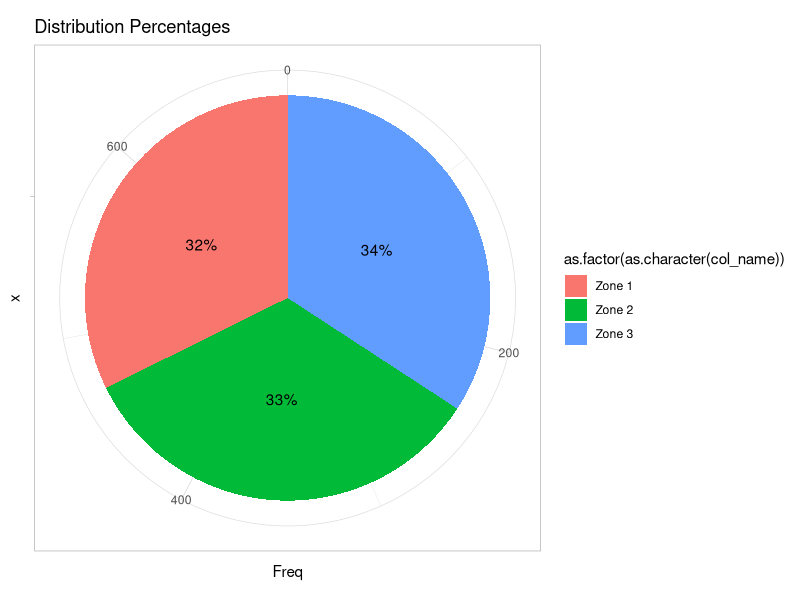
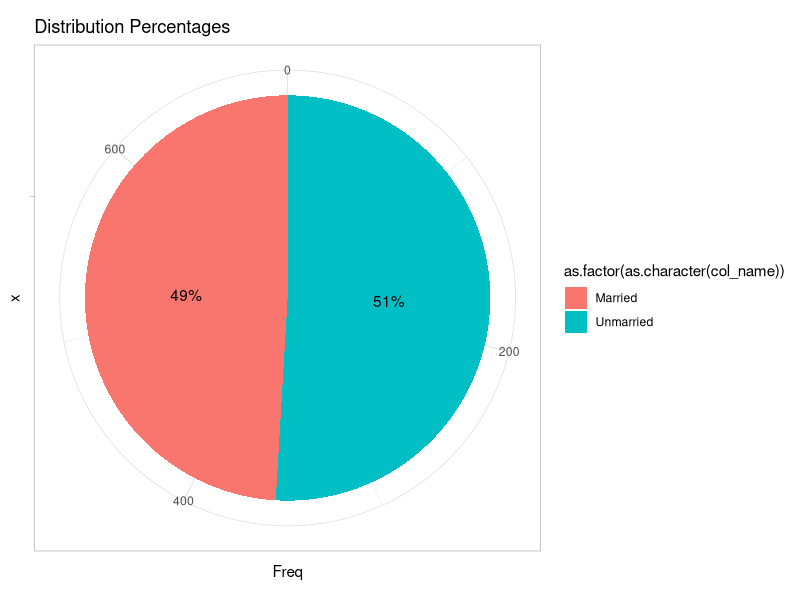
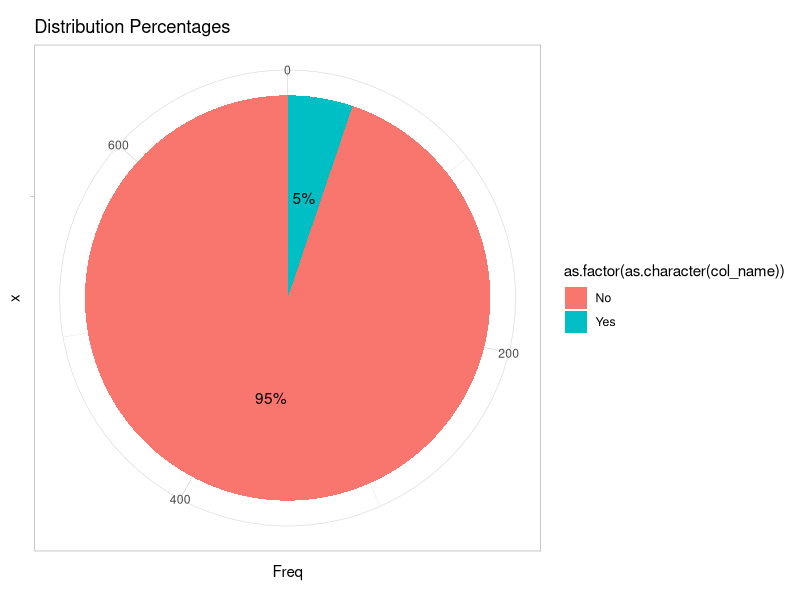
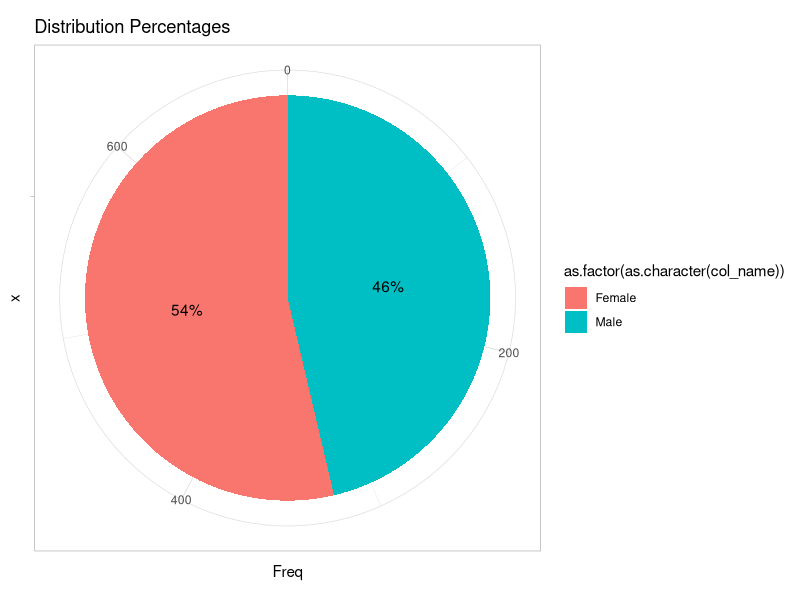
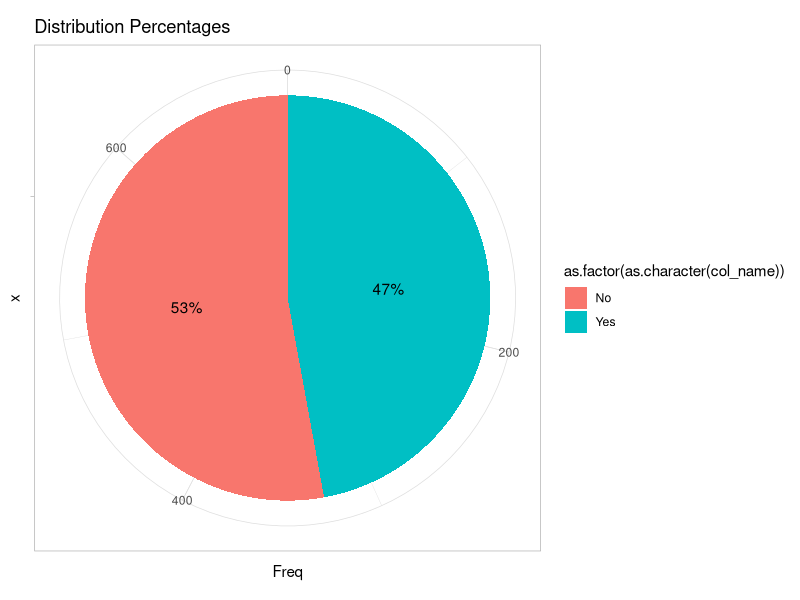
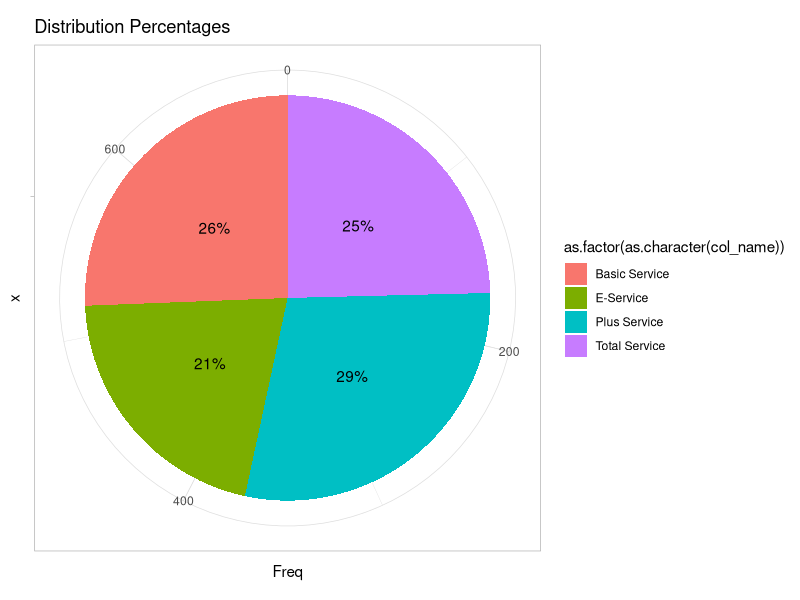
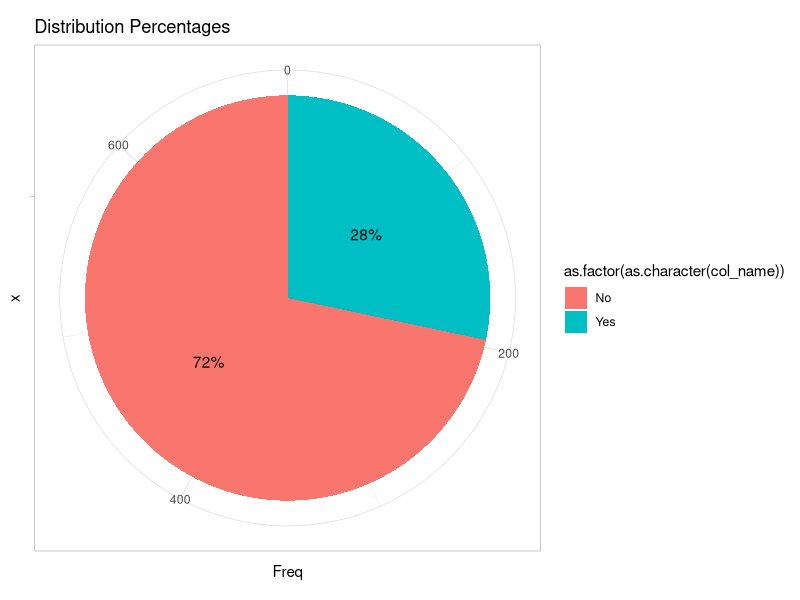
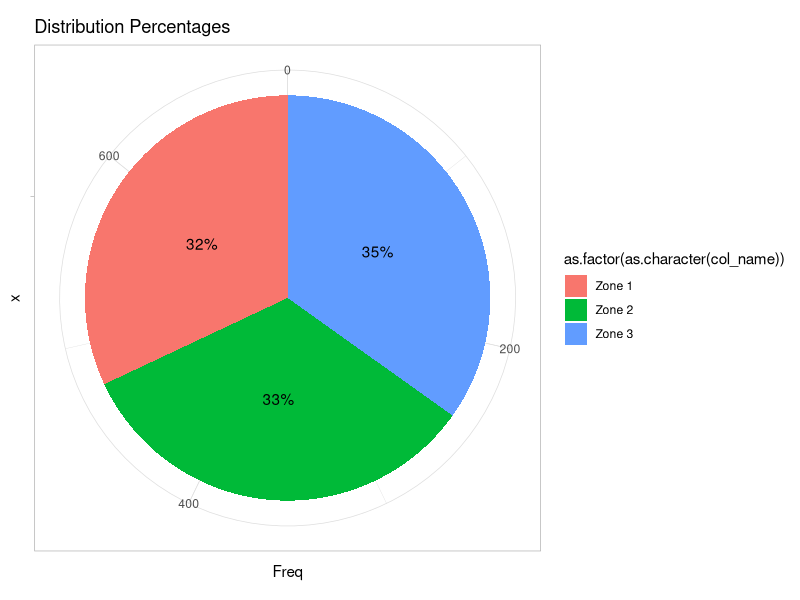

These charts were generated, in order, by the following R code: (Note: this script raises an error after producing the figures.)
## ---- chunk 1
library(readxl)
Telecommunication_Data <- read_excel("Telecommunication Data.xlsx")
View(Telecommunication_Data)
## ---- chunk 2
head(Telecommunication_Data)
## ---- chunk 3
colnames(Telecommunication_Data)
## ---- chunk 4
missing_values = data.frame(columns = colnames(Telecommunication_Data),
                            vals_missing = colSums(is.na(Telecommunication_Data)),
                            perc_missing = colMeans(is.na(Telecommunication_Data)) * 100)

head(missing_values)
## ---- chunk 5
# columns with more than 50% missing values need to be removed 
Telecommunication_Data = Telecommunication_Data[rowMeans(is.na(Telecommunication_Data))< 0.5, colMeans(is.na(Telecommunication_Data)) < 0.5]
colnames(Telecommunication_Data)
## ---- chunk 6
set.seed(123)

# split witha 70/30 ration
ind = sample(1:nrow(Telecommunication_Data), 0.7 * nrow(Telecommunication_Data))

train = Telecommunication_Data[ind,]
test = Telecommunication_Data[-ind,]

nrow(train)
nrow(test)
## ---- chunk 7
linear_regress_data = train
## ---- chunk 8
library(dplyr, warn.conflicts = FALSE)

char_columns = colnames(linear_regress_data %>% select_if(is.character))
char_columns
## ---- chunk 9
library(ggplot2)
plot_distrib = function(col_name){
  # convert the data into columns
  col_vals = data.frame(table(col_name))
  col_vals$percent = col_vals$Freq / sum(col_vals$Freq) * 100
  # plot the distibution
  plot = ggplot(col_vals, aes(x = "", y = Freq, fill = as.factor(as.character(col_name)))) +
    geom_bar(stat = "identity") +
    coord_polar("y") +
    geom_text(aes(label = paste0(round(percent), "%")), position = position_stack(vjust = 0.5)) +
    ggtitle("Distribution Percentages") +
    theme_light()
  return(plot)
}
## ---- chunk 10
char_columns
## ---- chunk 11
print("Distribution of Region")
img = plot_distrib(linear_regress_data$region)
print(img)
## ---- chunk 12
print("Distribution of Marital")
img = plot_distrib(linear_regress_data$marital)
print(img)
## ---- chunk 13
print("Distribution of Retire")
img = plot_distrib(linear_regress_data$retire)
print(img)
## ---- chunk 14
print("Distribution of Gender")
img = plot_distrib(linear_regress_data$gender)
print(img)
## ---- chunk 15
print("Distribution of TollFree")
img = plot_distrib(linear_regress_data$tollfree)
print(img)
## ---- chunk 16
print("Distribution of Custcat")
img = plot_distrib(linear_regress_data$custcat)
print(img)
## ---- chunk 17
print("Distribution of Churn")
img = plot_distrib(linear_regress_data$churn)
print(img)
## ---- chunk 18
# using random forest regression to impute 
# categorical values are better replaced by mode

# calculate mode
calc_mod = function(x){
  uniq_x = unique(x)
  uniq_x[which.max(tabulate(match(x, uniq_x)))]
}

# use ifelse to replace with mode otherwise retain the data
linear_regress_data$region = ifelse(is.na(linear_regress_data$region),calc_mod(linear_regress_data$region),                      linear_regress_data$region)

# confirm if there is still na data in region
if(any(is.na(linear_regress_data$region))){
  print("There are still na values")
}else{
  print("There are no na values")
}
## ---- chunk 19
plt = plot_distrib(linear_regress_data$region)
print(plt)
## ---- chunk 20
linear_regress_data$marital = ifelse(is.na(linear_regress_data$marital),calc_mod(linear_regress_data$marital),                      linear_regress_data$marital)

# confirm if there is still na data in region
if(any(is.na(linear_regress_data$marital))){
  print("There are still na values")
}else{
  print("There are no na values")
}
## ---- chunk 21
plt = plot_distrib(linear_regress_data$marital)
print(plt)
## ---- chunk 22
linear_regress_data$retire = ifelse(is.na(linear_regress_data$retire),calc_mod(linear_regress_data$retire),                      linear_regress_data$retire)

# confirm if there is still na data in region
if(any(is.na(linear_regress_data$retire))){
  print("There are still na values")
}else{
  print("There are no na values")
}
## ---- chunk 23
plt = plot_distrib(linear_regress_data$retire)
print(plt)
## ---- chunk 24
linear_regress_data$gender = ifelse(is.na(linear_regress_data$gender),calc_mod(linear_regress_data$gender),                      linear_regress_data$gender)

# confirm if there is still na data in region
if(any(is.na(linear_regress_data$gender))){
  print("There are still na values")
}else{
  print("There are no na values")
}

plt = plot_distrib(linear_regress_data$gender)
print(plt)
## ---- chunk 25
linear_regress_data$tollfree = ifelse(is.na(linear_regress_data$tollfree),calc_mod(linear_regress_data$tollfree),                      linear_regress_data$tollfree)

# confirm if there is still na data in region
if(any(is.na(linear_regress_data$tollfree))){
  print("There are still na values")
}else{
  print("There are no na values")
}

plt = plot_distrib(linear_regress_data$tollfree)
print(plt)
## ---- chunk 26
linear_regress_data$custcat = ifelse(is.na(linear_regress_data$custcat),calc_mod(linear_regress_data$custcat),                      linear_regress_data$custcat)

# confirm if there is still na data in region
if(any(is.na(linear_regress_data$custcat))){
  print("There are still na values")
}else{
  print("There are no na values")
}

plt = plot_distrib(linear_regress_data$custcat)
print(plt)
## ---- chunk 27
linear_regress_data$churn = ifelse(is.na(linear_regress_data$churn),calc_mod(linear_regress_data$churn),                      linear_regress_data$churn)

# confirm if there is still na data in region
if(any(is.na(linear_regress_data$churn))){
  print("There are still na values")
}else{
  print("There are no na values")
}

plt = plot_distrib(linear_regress_data$churn)
print(plt)
## ---- chunk 28
char_columns
## ---- chunk 29
unique(linear_regress_data$region)
## ---- chunk 30
linear_regress_data$region = ifelse(linear_regress_data$region == "Zone 1", 1, ifelse(
  linear_regress_data$region == "Zone 2", 2, ifelse(
    linear_regress_data$region == "Zone 3", 3, linear_regress_data$region
  )
))
## ---- chunk 31
unique(linear_regress_data$marital)
## ---- chunk 32
linear_regress_data$marital = ifelse(linear_regress_data$marital == "Unmarried", 1, ifelse(
  linear_regress_data$marital == "Married", 2, linear_regress_data$marital
  )
) 
## ---- chunk 33
unique(linear_regress_data$retire)
## ---- chunk 34
linear_regress_data$retire = ifelse(linear_regress_data$retire == "No", 1, ifelse(
  linear_regress_data$retire == "Yes", 2, linear_regress_data$retire
  )
) 
## ---- chunk 35
unique(linear_regress_data$gender)
## ---- chunk 36
linear_regress_data$gender = ifelse(linear_regress_data$gender == "Female", 1, ifelse(
  linear_regress_data$gender == "Male", 2, linear_regress_data$gender
  )
) 
## ---- chunk 37
unique(linear_regress_data$tollfree)
## ---- chunk 38
linear_regress_data$tollfree = ifelse(linear_regress_data$tollfree == "No", 1, ifelse(
  linear_regress_data$tollfree == "Yes", 2, linear_regress_data$tollfree
  )
) 
## ---- chunk 39
unique(linear_regress_data$custcat)
## ---- chunk 40
linear_regress_data$custcat = ifelse(linear_regress_data$custcat == "Plus Service", 1, ifelse(
  linear_regress_data$custcat == "Total Service", 2,ifelse(
  linear_regress_data$custcat == "E-Service", 3,ifelse(
  linear_regress_data$custcat == "Basic Service", 4, linear_regress_data$custcat
  )
)))
## ---- chunk 41
unique(linear_regress_data$churn)
## ---- chunk 42
linear_regress_data$churn = ifelse(linear_regress_data$churn == "No", 1, ifelse(
  linear_regress_data$churn == "Yes", 2, linear_regress_data$churn
  )
) 
## ---- chunk 43
linear_regress_data = linear_regress_data %>% mutate(across(all_of(char_columns), as.factor))
head(linear_regress_data)
## ---- chunk 44
non_factor = colnames(linear_regress_data %>% select_if(is.numeric))
non_factor
## ---- chunk 45
# using a density plot to assess the distribution of the data 

plot_density = function(data_set,num_col){
  ggplot(data_set, aes(x = data_set[[num_col]]))+
    geom_density(fill = "lightblue", color = "blue")+
    ggtitle(paste("Density Plot of", num_col))+
    xlab(num_col)+
    ylab("Density")+
    theme_minimal()
}
## ---- chunk 46
# plot

plot_density(linear_regress_data,"tenure")
## ---- chunk 47
# IMPUTE data
set.seed(123)
rand_val = function(data, column_name, low = 0, up = 1){
  data[[column_name]] = ifelse(is.na(data[[column_name]]), runif(sum(is.na(data[[column_name]])), min = low, max = up), data[[column_name]])
  return(data)
}
## ---- chunk 48
linear_regress_data=rand_val(linear_regress_data, "tenure")

if(any(is.na(linear_regress_data$tenure))){
  print(paste("there are na values", "tenure"))
}else{
  print(paste("there are no na values", "tenure"))
}
## ---- chunk 49
# new disribution of tenure
plot_density(linear_regress_data, "tenure")
## ---- chunk 50
plot_density(linear_regress_data, "age")
## ---- chunk 51
linear_regress_data = rand_val(linear_regress_data, "age")

if(any(is.na(linear_regress_data$tenure))){
  print(paste("there are na values", "age"))
}else{
  print(paste("there are no na values", "age"))
}
## ---- chunk 52
plot_density(linear_regress_data, "age")
## ---- chunk 53
plot_density(linear_regress_data, "address")
## ---- chunk 54
linear_regress_data = rand_val(linear_regress_data, "address")

if(any(is.na(linear_regress_data$tenure))){
  print(paste("there are na values", "address"))
}else{
  print(paste("there are no na values", "address"))
}
## ---- chunk 55
plot_density(linear_regress_data, "address")
## ---- chunk 56
plot_density(linear_regress_data, "income")
## ---- chunk 57
linear_regress_data = rand_val(linear_regress_data, "income")

if(any(is.na(linear_regress_data$income))){
  print(paste("there are na values", "income"))
}else{
  print(paste("there are no na values", "income"))
}
## ---- chunk 58
plot_density(linear_regress_data, "income")
## ---- chunk 59
plot_density(linear_regress_data, "employ")
## ---- chunk 60
linear_regress_data = rand_val(linear_regress_data, "employ")

if(any(is.na(linear_regress_data$employ))){
  print(paste("there are na values", "employ"))
}else{
  print(paste("there are no na values", "employ"))
}
## ---- chunk 61
plot_density(linear_regress_data, "employ")
## ---- chunk 62
plot_density(linear_regress_data, "reside")
## ---- chunk 63
linear_regress_data = rand_val(linear_regress_data, "reside")

if(any(is.na(linear_regress_data$reside))){
  print(paste("there are na values", "reside"))
}else{
  print(paste("there are no na values", "reside"))
}
## ---- chunk 64
plot_density(linear_regress_data, "reside")
## ---- chunk 65
plot_density(linear_regress_data, "tollten")
## ---- chunk 66
linear_regress_data = rand_val(linear_regress_data, "tollten")

if(any(is.na(linear_regress_data$tollten))){
  print(paste("there are na values", "tollten"))
}else{
  print(paste("there are no na values", "tollten"))
}
## ---- chunk 67
plot_density(linear_regress_data, "tollten")
## ---- chunk 68
plot_density(linear_regress_data, "equipten")
## ---- chunk 69
linear_regress_data = rand_val(linear_regress_data, "equipten")

if(any(is.na(linear_regress_data$equipten))){
  print(paste("there are na values", "equipten"))
}else{
  print(paste("there are no na values", "equipten"))
}
## ---- chunk 70
plot_density(linear_regress_data, "equipten")
## ---- chunk 71
plot_density(linear_regress_data, "cardten")
## ---- chunk 72
linear_regress_data = rand_val(linear_regress_data, "cardten")

if(any(is.na(linear_regress_data$cardten))){
  print(paste("there are na values", "cardten"))
}else{
  print(paste("there are no na values", "cardten"))
}
## ---- chunk 73
plot_density(linear_regress_data, "cardten")
## ---- chunk 74
plot_density(linear_regress_data, "wireten")
## ---- chunk 75
linear_regress_data = rand_val(linear_regress_data, "wireten")

if(any(is.na(linear_regress_data$wireten))){
  print(paste("there are na values", "wireten"))
}else{
  print(paste("there are no na values", "wireten"))
}
## ---- chunk 76
plot_density(linear_regress_data, "wireten")
## ---- chunk 77
plot_density(linear_regress_data, "loglong")
## ---- chunk 78
linear_regress_data = rand_val(linear_regress_data, "loglong")

if(any(is.na(linear_regress_data$loglong))){
  print(paste("there are na values", "loglong"))
}else{
  print(paste("there are no na values", "loglong"))
}
## ---- chunk 79
plot_density(linear_regress_data, "loglong")
## ---- chunk 80
plot_density(linear_regress_data, "logcard")
## ---- chunk 81
linear_regress_data = rand_val(linear_regress_data, "logcard")

if(any(is.na(linear_regress_data$logcard))){
  print(paste("there are na values", "logcard"))
}else{
  print(paste("there are no na values", "logcard"))
}
## ---- chunk 82
plot_density(linear_regress_data, "logcard")
## ---- chunk 83
# round off all values that are not 
# Age - 3
# employ - 7
# address - 5
# Tenure - 2
# income - 6
# reside - 10
linear_regress_data[, c(3, 7, 5, 2, 6,10)][,
                                            sapply(linear_regress_data[, c(3, 7, 5, 2, 6, 10)], is.numeric)] = round(linear_regress_data[, c(3, 7, 5, 2, 6, 10)][,
                                            sapply(linear_regress_data[, c(3, 7, 5, 2, 6, 10)], is.numeric)])

## ---- chunk 84
linear_regress_model = lm(age~., data = linear_regress_data)
summary(linear_regress_model)
## ---- chunk 85
# using the key predictor values only 
linear_regress_model_2 = lm(age~marital + address + employ + retire+ gender + reside + logcard, data = linear_regress_data)
summary(linear_regress_model_2)
## ---- chunk 86
linear_regress_model_3 = lm(age~marital + address + employ + retire+ reside + logcard, data = linear_regress_data)
summary(linear_regress_model_3)
## ---- chunk 87
any(is.na(linear_regress_data))
## ---- chunk 88
library(lmtest)
homoscedastisty_test = bptest(linear_regress_model)
homoscedastisty_test
## ---- chunk 89
homoscedastisty_test_2 = bptest(linear_regress_model_2)
homoscedastisty_test_2
## ---- chunk 90
homoscedastisty_test_3 = bptest(linear_regress_model_3)
homoscedastisty_test_3
## ---- chunk 91
linear_regress_residuals <- residuals(linear_regress_model_3)

# QQ plot 
qqnorm(linear_regress_residuals)
qqline(linear_regress_residuals, col = 2)
## ---- chunk 92
# residuals fitted value plot 
library(ggplot2)

res_fit = data.frame(fitted = linear_regress_model_3$fitted.values,
                     residual = linear_regress_model_3$residuals)

ggplot(data = res_fit,
       aes(x = fitted, y = residual)) +
  geom_point()+
  geom_hline(yintercept = 0, linetype = "dashed", color = "red") +
  labs(
    x = "fitted values",
    y = "residuals",
    title = "Fitted value Residual Plot"
  )
## ---- chunk 93
library(car, warn.conflicts = FALSE)

var_inf = vif(linear_regress_model_3)
var_inf
## ---- chunk 94
test= na.omit(test)
# age~marital + address + employ + retire+ reside + logcard
test$marital = ifelse(test$marital == "Unmarried", 1, ifelse(
  test$marital == "Married", 2, test$marital
))
test$retire = ifelse(test$retire == "No", 1, ifelse(
  test$retire == "Yes", 2, test$retire
))
predict_mod = predict(linear_regress_model_3,
                       test)
predict_mod = ifelse(predict_mod > 0.5, 1, 0)

actual_lm_val = test$age
mse = mean((predict_mod - actual_lm_val)^2)
rmse = sqrt(mse)

cat("The mean squared error is", mse, " with a rmse of ", rmse)
## ---- chunk 95
age_range = max(Telecommunication_Data$age, na.rm = TRUE) - min(Telecommunication_Data$age, na.rm = TRUE)
age_range
## ---- chunk 96
binom_regress_data = linear_regress_data
## ---- chunk 97
# encoding marital
binom_regress_data$marital = ifelse(binom_regress_data$marital == 1, 1, 0)
min(binom_regress_data$marital)
max(binom_regress_data$marital)
## ---- chunk 98
binom_model = glm(marital~., data = binom_regress_data, family = "binomial")
summary(binom_model)
## ---- chunk 99
binom_model_2 = glm(marital~age+employ+reside+retire+ logcard, data = binom_regress_data, family = "binomial")
summary(binom_model_2)
## ---- chunk 100
binom_model_3 = glm(marital~age+reside, data = binom_regress_data, family = "binomial")
summary(binom_model_3)
## ---- chunk 101
binom_model_4 = glm(marital~employ+retire+logcard, data =binom_regress_data, family = "binomial")
summary(binom_model_4)
## ---- chunk 102
binom_test = test
binom_test$marital = ifelse(binom_test$marital == 1, 1, 0)
binom_pred = predict(binom_model_2, test, type = "response")
binom_pred = ifelse(binom_pred > 0.5, 1, 0)

# see prediction model contigency table
binom_cont_tab = table(predicted = binom_pred, actual =  binom_test$marital)

print("Unmarried = 1 and married = 0")
binom_cont_tab
## ---- chunk 103
library(caTools)
library(ROCR)
binomial_acc_obj = prediction(binom_pred, binom_test$marital)
binom_auc = performance(binomial_acc_obj, measure = "auc")
binom_auc = binom_auc@y.values[[1]]
binom_auc * 100
## ---- chunk 104
# coefficient of linear regression
coef(binom_model_2)
## ---- chunk 105
multinom_data = linear_regress_data
## ---- chunk 106
library(nnet)
multi_nom_mod = multinom(reside~., data = multinom_data)
summary(multi_nom_mod)
## ---- chunk 107
coef(multi_nom_mod)[1,]
## ---- chunk 108
multi_test = test
multi_test$region = ifelse(multi_test$region == "Zone 1", 1, ifelse(multi_test$region == "Zone 2", 2, ifelse(
  multi_test$region == "Zone 3", 3, multi_test$region
)))
multi_test$region = as.factor(multi_test$region)
multi_test$gender =ifelse(multi_test$gender == "Female", 1,2) 
multi_test$gender = as.factor(multi_test$gender)
multi_test$tollfree =ifelse(multi_test$tollfree == "No", 1,2) 
multi_test$tollfree = as.factor(multi_test$tollfree)
multi_test$custcat = ifelse(multi_test$custcat == "Plus Service", 1, ifelse(
  multi_test$custcat == "Total Service", 2,ifelse(
  multi_test$custcat == "E-Service", 3,ifelse(
  multi_test$custcat == "Basic Service", 4, multi_test$custcat
  )
)))
multi_test$custcat = as.factor(multi_test$custcat)
multi_test$churn =ifelse(multi_test$churn == "No", 1,2)
multi_test$churn= as.factor(multi_test$churn)
predict_multi = predict(multi_nom_mod, newdata = multi_test)
accuracy_multi <- mean(predict_multi== multi_test$reside)
accuracy_multi
## ---- chunk 109
poisson_data = linear_regress_data

poisson_mod = glm(employ~., data = poisson_data, family = "poisson" )

summary(poisson_mod)
## ---- chunk 110
poisson_mod_2 = glm(employ~region+tenure+age+marital+address+income+retire+gender+reside+tollfree+wireten+loglong+churn, data = poisson_data, family = "poisson")
summary(poisson_mod_2)
## ---- chunk 111
poisson_mod_3 = glm(employ~tenure+age+address+income+retire+gender+tollfree+wireten+loglong+churn, data = poisson_data, family = "poisson")
summary(poisson_mod_3)
## ---- chunk 112
poisson_mod_4 = glm(employ~tenure+age+address+income+gender+tollfree+wireten+loglong+churn, data = poisson_data, family= "poisson")
summary(poisson_mod_4)
## ---- chunk 113
poisson_test = multi_test
poisson_pred = predict(poisson_mod_3, poisson_test)
poisson_pred = ifelse(poisson_pred > 0.5, 1, 0)

# contigency table 
print("predictions are for employ from 0 - 41")
poisson_tab = t(table(predicted = poisson_pred, actual = poisson_test$employ))
poisson_tab
## ---- chunk 114
poisson_residuals = data.frame(fitted = predict(poisson_mod_3), 
                               residuals = residuals(poisson_mod_3))

library(ggplot2)

ggplot(poisson_residuals, aes(x = fitted, y = residuals))+
  geom_point()+
  geom_hline(yintercept = 0, linetype = "dashed", color = "red") +
  labs(x = "Fitted Values", y = "Residuals", title = "Poisson Regression Residuals Plot")
## ---- chunk 115
actual_poisson = data.frame(employ = test$employ, count = rep(1, nrow(test)))
actual_poisson = actual_poisson %>% group_by(employ)%>%summarise(count = sum(count))
actual_poisson
## ---- chunk 116
poisson_test = multi_test
predicted_poisson = predict(poisson_mod_3, poisson_test, type ="response")
actual_val_pois = actual_poisson$count
rmse_pois = sqrt(mean(actual_val_pois- predicted_poisson)^2)
real_pois = mean(actual_poisson$count)
cat("The rmse of the poisson model is: ", rmse_pois,"\nThe actual value is: ", real_pois)
## ---- chunk 117
# propotional difference
tol = 0.1
pois_diff = abs(rmse_pois - real_pois)/ (max(abs(rmse_pois), abs(real_pois)))
pois_diff < tol
## ---- chunk 118
neg_binom_data = linear_regress_data
neg_binom_test = poisson_test
count_data = c(2, 7, 10)
print_var_mn = function(x){
var_x = var(x)
mn_x = sum(x)/nrow(x)
col_neg_bin = colnames(x)
return(cat("The variance of", col_neg_bin," is: ",var_x,
    "\nAnd, the mean is: ", mn_x))
}
for(i in 1:length(count_data)){
  print(print_var_mn(neg_binom_data[, count_data[i]]))
}
## ---- chunk 119
library(MASS)
neg_bin_mod = glm.nb(employ~., data = neg_binom_data)
summary(neg_bin_mod)
## ---- chunk 120
neg_bin_mod_2 = glm.nb(employ~tenure+age+marital+income+reside, data = neg_binom_data)
summary(neg_bin_mod_2)
## ---- chunk 121
neg_bin_mod_3 = glm.nb(employ~tenure+age+income, data = neg_binom_data)
summary(neg_bin_mod_3)
## ---- chunk 122
neg_bin_pred = predict(neg_bin_mod_2, neg_binom_test, type = "response")
act_neg_bin = data.frame(val = neg_binom_test$employ,
                         count = rep(1, nrow(neg_binom_test)))
act_neg_bin = act_neg_bin %>% group_by(val) %>% summarise(count = sum(count))
act_neg =  act_neg_bin$count

rmse_neg_bin = sqrt(mean(act_neg - neg_bin_pred)^2)
mean_neg_bin = mean(act_neg)
cat("The rmse of the negative binom model is:", rmse_neg_bin,"\nThe actual value is:", mean_neg_bin)
## ---- chunk 123
tol = 0.1
neg_bin_diff = abs(rmse_neg_bin - mean_neg_bin)/ (max(abs(rmse_neg_bin), abs(mean_neg_bin)))
if(pois_diff < tol){
  print("the rmse is smaller than the actual mean of the counts this means the predicted values are statistically similar to the actual data and the model best fits the data")
}else{
  print("the rmse is larger than the actual mean of the counts this means the predicted values are significantly different from the actual data even though the model best fits the data")
}
## ---- chunk 124
var_ratio = function(x){
  v_ra = var(x)/ mean(x)
  # Check if the variance-to-mean ratio exceeds a certain threshold (e.g., 1)
if (v_ra > 1) {
  out = "The variance-to-mean ratio suggests potential overdispersion, suitable for quasi-binomial regression.\n"
} else {
 out = "The variance-to-mean ratio does not indicate significant overdispersion.\n"
}
return(out)
}
## ---- chunk 125
quasi_binom_data = linear_regress_data
quasi_binom_test = neg_binom_test
## ---- chunk 126
# binomial columns 
quasi_col = c("retire", "gender", "tollfree", "churn")
for(i in 1:length(quasi_col)){
  print(var_ratio(
    as.numeric(
      as.character(quasi_binom_data[[ quasi_col[i]]])
    )
  ))
}
## ---- chunk 127
wilkox_begin_ind = sample(nrow(wilkox_train), 70, replace = FALSE)
wilkox_begin = wilkox_train[wilkox_begin_ind,]
## ---- chunk 128
library(dplyr)
wilkox_num = colnames(wilkox_begin %>%
                        select_if(is.numeric))
wilkox_num
## ---- chunk 129
z_t_test = function(samp_mn, pop_mn, pop_sd, samp_size){
  z_score = (samp_mn - pop_mn)/ (pop_sd/ sqrt(samp_size))
  t_score = 2* (1 - pnorm(abs(z_score)))
  out = paste("z-score is: ", z_score)
  out = paste(out,"t-score is: ")
  out = paste(out, t_score)
  return(out)
}
## ---- chunk 130
wilkox_pop = rbind(quasi_binom_data, quasi_binom_test)
wilkox_pop_cols = wilkox_pop[, colnames(wilkox_pop) %in% wilkox_num]
wilkox_samp_cols = wilkox_begin[, colnames(wilkox_pop) %in% wilkox_num]
wilkox_pop_std = apply(wilkox_pop_cols, 2, sd)
wilkox_samp_mn = apply(wilkox_samp_cols, 2, mean)
wilkox_pop_mn = apply(wilkox_pop_cols, 2, mean)

# find the z and p scores
for(i in 1:length(wilkox_pop_mn)){
  cat("For: ",wilkox_num[i], " values are :\n")
  print(z_t_test(wilkox_samp_mn[i], wilkox_pop_mn[i],wilkox_pop_std[i], 182))
}
## ---- chunk 131
wilkox_train = linear_regress_data
wilkox_test = quasi_binom_test
## ---- chunk 132
wilkox_after_ind = sample(nrow(wilkox_test), 70, replace = FALSE)
wilkox_after = wilkox_test[wilkox_after_ind,]
## ---- chunk 133
for(col in wilkox_num){
  wilkox_test = wilcox.test(wilkox_begin[[col]], wilkox_after[[col]], paired = TRUE)
  cat("The wilcox test for ", col, "is: \n")
  print(wilkox_test)
}
## ---- chunk 134
ordi_data = c(6, 7, 3, 2)
col_ordi = colnames(quasi_binom_data[, ordi_data])
col_ordi
## ---- chunk 135
mann_u_data = quasi_binom_data
mann_u_data$reside = ifelse(mann_u_data$reside < 4, 1,0) # selecting income for low residence houses
group_1 = subset(mann_u_data, reside == 1)$income # selecting income for high residence houses
group_2 = subset(mann_u_data, reside == 0)$income
## ---- chunk 136
mann_u_test = wilcox.test(group_1, group_2)
mann_u_test
## ---- chunk 137
kruskal_data = quasi_binom_data
kruskal_test = kruskal.test(income~reside, data = kruskal_data)
kruskal_test
## ---- chunk 138
pearson_spearman = function(x){
  pearson_cor = cor(linear_regress_data$tollten,
                  linear_regress_data[,x], method = "pearson")
  spearman_cor = cor(linear_regress_data$tollten,
                  linear_regress_data[,x], method = "spearman")
  return (cat("the pearson corerelation for ", x, "is ", pearson_cor," and the spearman correlation is: ", spearman_cor, "\n"))
}
## ---- chunk 139
continuous_data = c("equipten", "cardten", "wireten", "loglong", "logcard")
for (i in 1:length(continuous_data)){
  print(pearson_spearman(continuous_data[i]))
}
